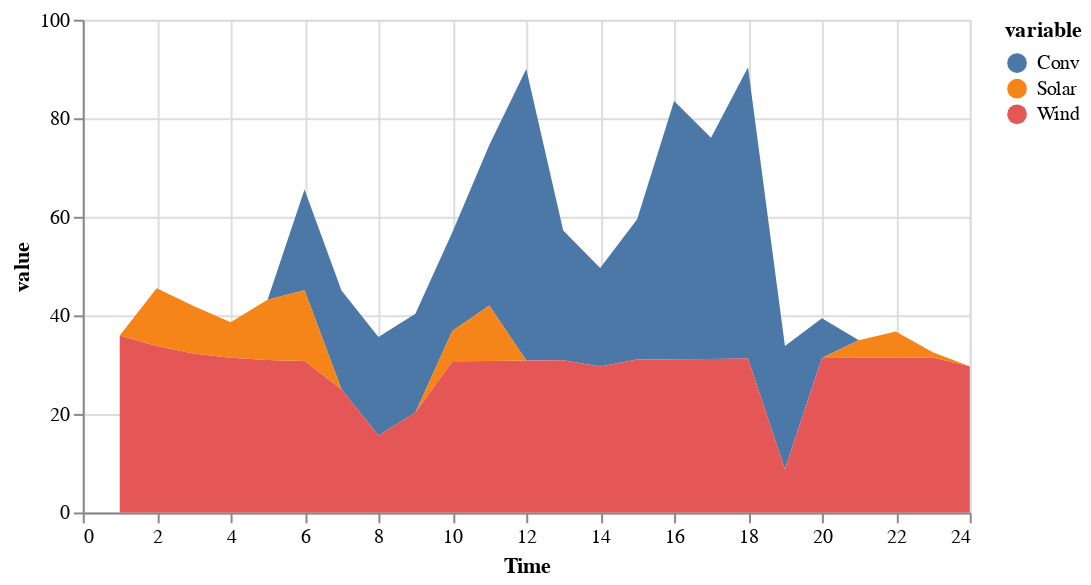

Notebook cell for this chart:
### Code cell
g_opt_tot=g_opt[1,:].+g_opt[2,:]+g_opt[3,:]
sNames = ["Conv","Wind","Solar"]
xLabels = [1,2,3,4,5,6,7,8,9,10,11,12,13,14,15,16,17,18,19,20,21,22,23,24]

df = DataFrame(Time=xLabels, Conv=vec(g_opt_tot), Wind=vec(w_opt), Solar=vec(s_opt))
df |> stack |> @vlplot(:area, x=:Time, y={:value, stack=:zero}, color="variable:n",width=450, height=250)

### Figure 1 — Vega-Lite specification as saved in the notebook (floating-point values rounded to 4 significant figures)
{"data": {"values": [{"Time": 1, "value": 0, "variable": "Conv"}, {"Time": 2, "value": 0, "variable": "Conv"}, {"Time": 3, "value": 0, "variable": "Conv"}, {"Time": 4, "value": 0, "variable": "Conv"}, {"Time": 5, "value": 0, "variable": "Conv"}, {"Time": 6, "value": 20.47, "variable": "Conv"}, {"Time": 7, "value": 20, "variable": "Conv"}, {"Time": 8, "value": 20, "variable": "Conv"}, {"Time": 9, "value": 20, "variable": "Conv"}, {"Time": 10, "value": 20, "variable": "Conv"}, {"Time": 11, "value": 32.54, "variable": "Conv"}, {"Time": 12, "value": 59.19, "variable": "Conv"}, {"Time": 13, "value": 26.33, "variable": "Conv"}, {"Time": 14, "value": 20, "variable": "Conv"}, {"Time": 15, "value": 28.46, "variable": "Conv"}, {"Time": 16, "value": 52.4, "variable": "Conv"}, {"Time": 17, "value": 44.9, "variable": "Conv"}, {"Time": 18, "value": 59.1, "variable": "Conv"}, {"Time": 19, "value": 25, "variable": "Conv"}, {"Time": 20, "value": 8.077, "variable": "Conv"}, {"Time": 21, "value": 0, "variable": "Conv"}, {"Time": 22, "value": 0, "variable": "Conv"}, {"Time": 23, "value": 0, "variable": "Conv"}, {"Time": 24, "value": 0, "variable": "Conv"}, {"Time": 1, "value": 35.89, "variable": "Wind"}, {"Time": 2, "value": 33.78, "variable": "Wind"}, {"Time": 3, "value": 32.26, "variable": "Wind"}, {"Time": 4, "value": 31.4, "variable": "Wind"}, {"Time": 5, "value": 30.94, "variable": "Wind"}, {"Time": 6, "value": 30.72, "variable": "Wind"}, {"Time": 7, "value": 25.02, "variable": "Wind"}, {"Time": 8, "value": 15.63, "variable": "Wind"}, {"Time": 9, "value": 20.31, "variable": "Wind"}, {"Time": 10, "value": 30.68, "variable": "Wind"}, {"Time": 11, "value": 30.74, "variable": "Wind"}, {"Time": 12, "value": 30.81, "variable": "Wind"}, {"Time": 13, "value": 30.89, "variable": "Wind"}, {"Time": 14, "value": 29.6, "variable": "Wind"}, {"Time": 15, "value": 31.03, "variable": "Wind"}, {"Time": 16, "value": 31.1, "variable": "Wind"}, {"Time": 17, "value": 31.17, "variable": "Wind"}, {"Time": 18, "value": 31.23, "variable": "Wind"}, {"Time": 19, "value": 8.78, "variable": "Wind"}, {"Time": 20, "value": 31.33, "variable": "Wind"}, {"Time": 21, "value": 31.38, "variable": "Wind"}, {"Time": 22, "value": 31.42, "variable": "Wind"}, {"Time": 23, "value": 31.46, "variable": "Wind"}, {"Time": 24, "value": 29.65, "variable": "Wind"}, {"Time": 1, "value": 0, "variable": "Solar"}, {"Time": 2, "value": 11.72, "variable": "Solar"}, {"Time": 3, "value": 9.645, "variable": "Solar"}, {"Time": 4, "value": 7.198, "variable": "Solar"}, {"Time": 5, "value": 12.22, "variable": "Solar"}, {"Time": 6, "value": 14.37, "variable": "Solar"}, {"Time": 7, "value": 0, "variable": "Solar"}, {"Time": 8, "value": 3.553e-15, "variable": "Solar"}, {"Time": 9, "value": 0, "variable": "Solar"}, {"Time": 10, "value": 6.173, "variable": "Solar"}, {"Time": 11, "value": 11.27, "variable": "Solar"}, {"Time": 12, "value": 0, "variable": "Solar"}, {"Time": 13, "value": 0, "variable": "Solar"}, {"Time": 14, "value": 0, "variable": "Solar"}, {"Time": 15, "value": 0, "variable": "Solar"}, {"Time": 16, "value": 0, "variable": "Solar"}, {"Time": 17, "value": 0, "variable": "Solar"}, {"Time": 18, "value": 0, "variable": "Solar"}, {"Time": 19, "value": 0, "variable": "Solar"}, {"Time": 20, "value": 0, "variable": "Solar"}, {"Time": 21, "value": 3.58, "variable": "Solar"}, {"Time": 22, "value": 5.307, "variable": "Solar"}, {"Time": 23, "value": 1.038, "variable": "Solar"}, {"Time": 24, "value": 0, "variable": "Solar"}]}, "encoding": {"color": {"field": "variable", "type": "nominal"}, "x": {"field": "Time", "type": "quantitative"}, "y": {"field": "value", "stack": "zero", "type": "quantitative"}}, "height": 250, "mark": "area", "width": 450}
